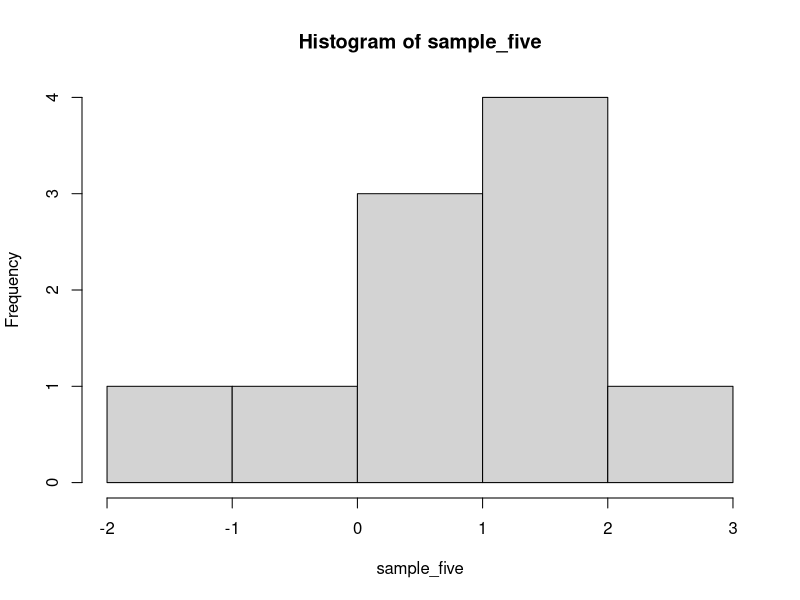

R code for this plot:
## ---- chunk 1
2*3
## ---- chunk 2
sample_five <- rnorm(10)
sample_five
## ---- chunk 3
hist(sample_five)
